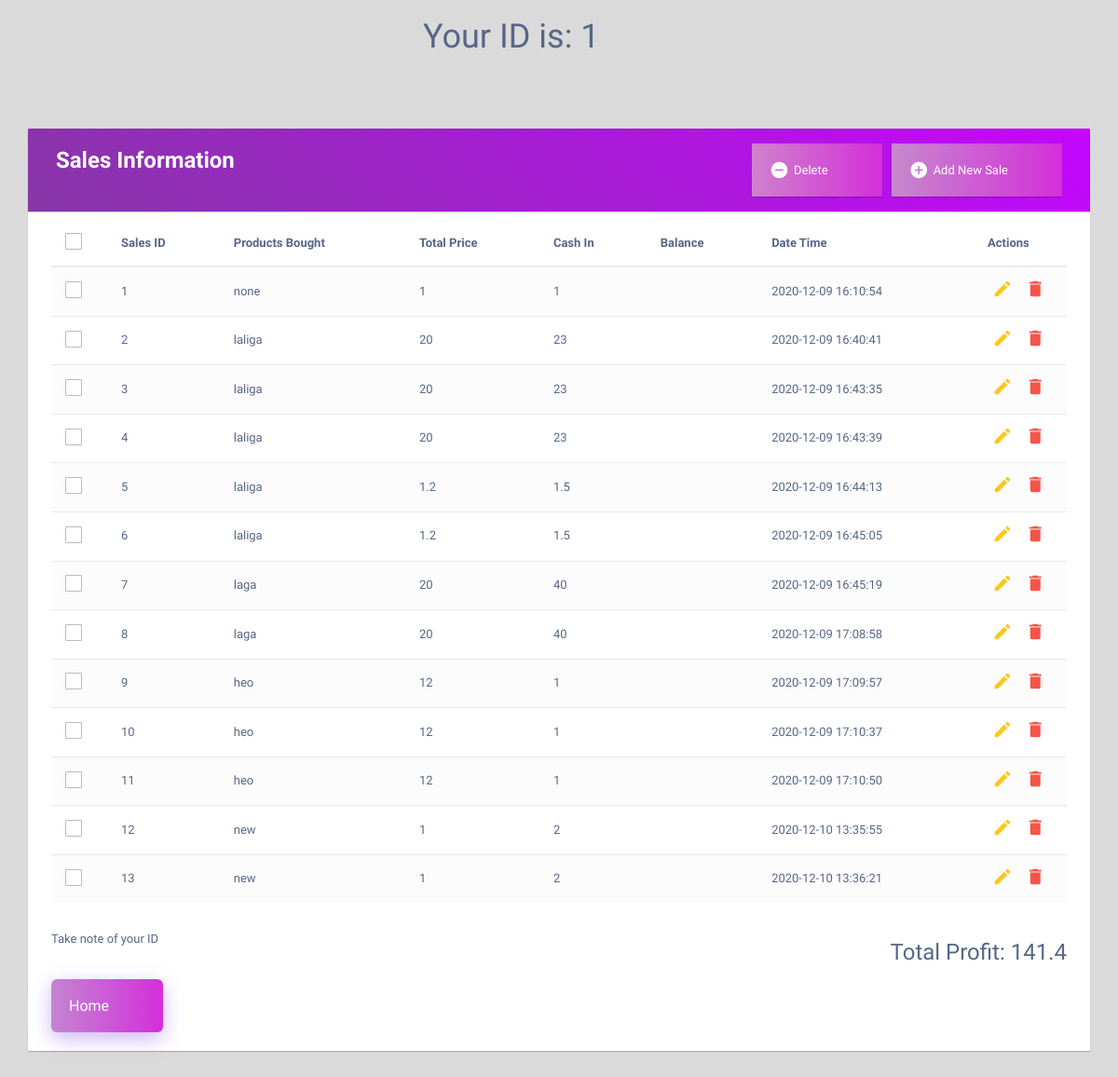
Page /salesinfo.php (signed in) on the committed database.
### tables this page shows
CREATE TABLE `usertable` (
  `user_id` int(11) NOT NULL,
  `full_name` varchar(225) NOT NULL,
  `telephone` tinyint(12) NOT NULL,
  `email` varchar(255) NOT NULL,
  `business_name` varchar(255) NOT NULL,
  `tax_number` int(30) NOT NULL,
  `registration_number` int(30) NOT NULL,
  `digital_address` varchar(30) NOT NULL,
  `password_first` varchar(255) NOT NULL,
  `password_conf` varchar(255) NOT NULL
);

CREATE TABLE `saletable` (
  `sales_id` int(11) NOT NULL,
  `products` text NOT NULL,
  `total_price` double NOT NULL,
  `cash_in` double NOT NULL,
  `balance` int(30) UNSIGNED DEFAULT NULL,
  `date_time` timestamp NOT NULL DEFAULT current_timestamp(),
  `user_id` int(11) NOT NULL
);

### salesinfo.php (the view, shortened to what this page needs)
<?php
	include ('insert_data.php');
$uname = $_SESSION['email'];
$query = "SELECT user_id FROM usertable WHERE email='".$uname."' ";
$result = $conn->query($query);
$data = mysqli_fetch_assoc($result);
$u_id = $data["user_id"];
$result1 = $conn->query(
"SELECT usertable.email,saletable.sales_id,saletable.products,saletable.total_price,saletable.cash_in,saletable.balance,saletable.date_time
FROM usertable ,saletable
WHERE  usertable.user_id =saletable.user_id AND usertable.email = '".$uname."' ");
  $result2 =$conn->query("SELECT SUM(total_price) AS value_sum FROM saletable WHERE user_id = '$u_id' ");
  $r2 = mysqli_fetch_assoc($result2);
  $sum = $r2['value_sum'];
?>
<!DOCTYPE html>
<html lang="en">
<head>
<link rel="stylesheet" href="https://maxcdn.bootstrapcdn.com/font-awesome/4.7.0/css/font-awesome.min.css">
<link rel="stylesheet" href="https://maxcdn.bootstrapcdn.com/bootstrap/3.3.7/css/bootstrap.min.css">
<link rel="stylesheet" href="./css/style_salesinfo.css">
</head>
<body>
<div class='row mx-auto' style='  text-align: center;'>
<div class='h1 col-md-11 '><?php echo 'Your ID is: '.$data["user_id"]; ?></div>
</div>
	<br>
    <div class="container">
        <div class="table-wrapper">
            <div class="table-title">
                <div class="row">
                    <div class="col-sm-6">
						<h2> <b>Sales Information</b></h2>
					</div>
					<div class="col-sm-6">
						<a href="#addSaleModal" class="btn btn-success"  data-toggle="modal"><i class="material-icons">&#xE147;</i> <span>Add New Sale</span></a>
						<a href="deleteall_data.php?" class="btn btn-danger" name= 'dele' data-toggle="modal"><i class="material-icons">&#xE15C;</i> <span>Delete</span></a>
					</div>
                </div>
			</div>
            <table class="table table-striped table-hover">
                <thead>
                    <tr>
						<th>
							<span class="custom-checkbox">
								<label for="selectAll"></label>
							</span>
						</th>
                        <th>Sales ID</th>
                        <th>Products Bought</th>
						<th>Total Price</th>
                        <th>Cash In</th>
						<th>Balance</th>
                        <th>Date Time</th>
                        <th>Actions</th>
                    </tr>
                </thead>
                <tbody>
				<?php
                while($row = mysqli_fetch_array($result1))
                {
                ?>
					<tr>
						<td>
							<span class="custom-checkbox">
								<label for="checkbox1"></label>
							</span>
						</td>
						<td><?php echo $row["sales_id"]; ?></td>
						<td><?php echo $row["products"]; ?></td>
						<td><?php echo $row["total_price"]; ?></td>
                        <td><?php echo $row["cash_in"]; ?></td>
                        <td><?php echo $row["balance"]; ?></td>
						<td><?php echo $row["date_time"]; ?></td>
						<td>
							<a href="edit_data.php?edit=<?php echo $row['sales_id']; ?>" class="edit" name='edit' id='edit' data-toggle="modal"><i class="material-icons" data-toggle="tooltip" title="Edit">&#xE254;</i></a>
							<a href="#deleteSaleModal" class="delete" data-toggle="modal"><i class="material-icons" data-toggle="tooltip" title="Delete">&#xE872;</i></a>
						</td>
					</tr>
					<?php
                    }
                ?>
                </tbody>
			</table>
			<div class="clearfix">
                <div class="hint-text">Take note of your ID</div>
                <ul class="pagination">
				<h3>Total Profit: <?php echo $sum ?></h3>
                </ul>
			</div>
			<div >
			<a class="btn btn-primary btn-lg w-100 " href="homepage.php" role="button">Home</a>
				</div>
        </div>
	</div>
</body>
</html>

### css/style_salesinfo.css (style rules this page uses)
body { color: #566787; background: rgb(219, 218, 218); font-family: 'Varela Round', sans-serif; font-size: 13px; }
.table-wrapper { background: #fff; padding: 20px 25px; margin: 30px 0; border-radius:1px; box-shadow: 0 1px 1px rgba(0, 0, 0, 0.247); }
.btn { border: none; padding: 18px 58px 18px 19px; text-transform: capitalize; border-radius: 6px; cursor: pointer; color: #fff; display: inline-block; font-size: 16px; background-size: 200%; transition: 0.6s; box-shadow: 0px 7px 21px 0px rgba(140, 81, 235, 0.418); background-image: linear-gradient(to left, #d281da, #d42fda, #ce85d4ee); }
.table-title { padding-bottom: 15px; background: linear-gradient(40deg, #8737a7, #c505ff) !important; color: #fff; padding: 16px 30px; margin: -20px -25px 10px; border-radius: 1px 1px 0 0; box-shadow: 0 1px 1px rgba(0, 0, 0, 0.247); }
.table-title h2 { margin: 5px 0 0; font-size: 24px; }
.table-title .btn { color: #fff; float: right; font-size: 13px; border: none; min-width: 50px; border-radius: 1px; border: none; outline: none !important; margin-left: 10px; box-shadow: 0 1px 1px rgba(0, 0, 0, 0.247); }
.table-title .btn i { float: left; font-size: 21px; margin-right: 5px; }
.table-title .btn span { float: left; margin-top: 2px; }
table.table tr th, table.table tr td { border-color: #e9e9e9; padding: 12px 15px; vertical-align: middle; }
table.table tr th:first-child { width: 60px; }
table.table tr th:last-child { width: 100px; }
table.table-striped tbody tr:nth-of-type(odd) { background-color: #fcfcfc; }
table.table td:last-child i { opacity: 0.9; font-size: 22px; margin: 0 5px; }
table.table td a { font-weight: bold; color: #566787; display: inline-block; text-decoration: none; outline: none !important; }
table.table td a.edit { color: #FFC107; }
table.table td a.delete { color: #F44336; }
table.table td i { font-size: 19px; }
.pagination { float: right; margin: 0 0 5px; }
.hint-text { float: left; margin-top: 10px; font-size: 13px; }
.custom-checkbox { position: relative; }
.custom-checkbox label:before { width: 18px; height: 18px; }
.custom-checkbox label:before { content: ''; margin-right: 10px; display: inline-block; vertical-align: text-top; background: white; border: 1px solid #bbb; border-radius: 1px; box-sizing: border-box; z-index: 2; }

### rows in the picture
usertable: user_id "1"
saletable: sales_id "1", products "none", total_price "1", cash_in "1", date_time "2020-12-09 16:10:54"
saletable: sales_id "2", products "laliga", total_price "20", cash_in "23", date_time "2020-12-09 16:40:41"
saletable: sales_id "3", products "laliga", total_price "20", cash_in "23", date_time "2020-12-09 16:43:35"
saletable: sales_id "4", products "laliga", total_price "20", cash_in "23", date_time "2020-12-09 16:43:39"
saletable: sales_id "5", products "laliga", total_price "1.2", cash_in "1.5", date_time "2020-12-09 16:44:13"
saletable: sales_id "6", products "laliga", total_price "1.2", cash_in "1.5", date_time "2020-12-09 16:45:05"
saletable: sales_id "7", products "laga", total_price "20", cash_in "40", date_time "2020-12-09 16:45:19"
saletable: sales_id "8", products "laga", total_price "20", cash_in "40", date_time "2020-12-09 17:08:58"
saletable: sales_id "9", products "heo", total_price "12", cash_in "1", date_time "2020-12-09 17:09:57"
saletable: sales_id "10", products "heo", total_price "12", cash_in "1", date_time "2020-12-09 17:10:37"
saletable: sales_id "11", products "heo", total_price "12", cash_in "1", date_time "2020-12-09 17:10:50"
saletable: sales_id "12", products "new", total_price "1", cash_in "2", date_time "2020-12-10 13:35:55"
saletable: sales_id "13", products "new", total_price "1", cash_in "2", date_time "2020-12-10 13:36:21"

### other values in the picture
$sum "141.4"
